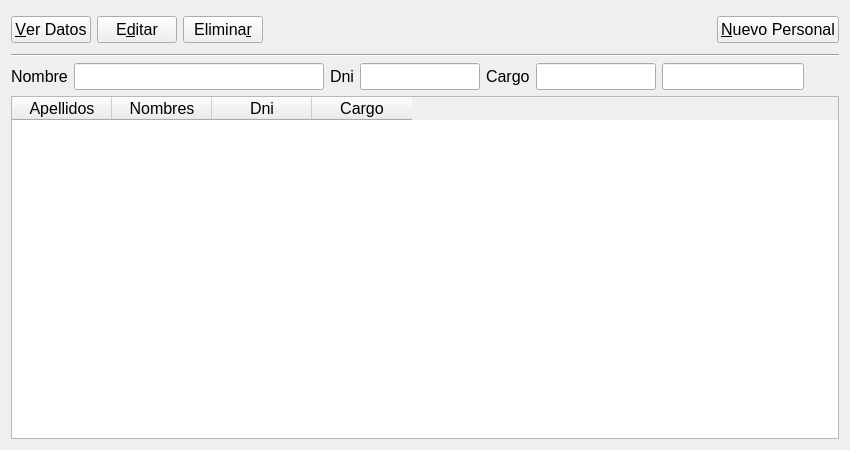
<?xml version="1.0" encoding="UTF-8"?>
<ui version="4.0">
 <class>configuracion_ui</class>
 <widget class="QWidget" name="configuracion_ui">
  <property name="geometry">
   <rect>
    <x>0</x>
    <y>0</y>
    <width>850</width>
    <height>450</height>
   </rect>
  </property>
  <property name="windowTitle">
   <string>Form</string>
  </property>
  <layout class="QGridLayout" name="gridLayout_4">
   <item row="0" column="0">
    <layout class="QGridLayout" name="gridLayout_3">
     <item row="0" column="0">
      <layout class="QGridLayout" name="gridLayout">
       <item row="0" column="0">
        <widget class="QPushButton" name="pushButton_VerDatos">
         <property name="font">
          <font>
           <pointsize>12</pointsize>
          </font>
         </property>
         <property name="text">
          <string>&amp;Ver Datos</string>
         </property>
         <property name="icon">
          <iconset resource="rc.qrc">
           <normaloff>:/new/old-edit-find.png</normaloff>:/new/old-edit-find.png</iconset>
         </property>
         <property name="iconSize">
          <size>
           <width>20</width>
           <height>20</height>
          </size>
         </property>
        </widget>
       </item>
       <item row="0" column="1">
        <widget class="QPushButton" name="pushButton_Editar">
         <property name="font">
          <font>
           <pointsize>12</pointsize>
          </font>
         </property>
         <property name="text">
          <string>E&amp;ditar</string>
         </property>
         <property name="icon">
          <iconset resource="rc.qrc">
           <normaloff>:/new/1329798431_Application.png</normaloff>:/new/1329798431_Application.png</iconset>
         </property>
         <property name="iconSize">
          <size>
           <width>20</width>
           <height>20</height>
          </size>
         </property>
        </widget>
       </item>
       <item row="0" column="2">
        <widget class="QPushButton" name="pushButton_3">
         <property name="font">
          <font>
           <pointsize>12</pointsize>
          </font>
         </property>
         <property name="text">
          <string>Elimina&amp;r</string>
         </property>
         <property name="icon">
          <iconset resource="rc.qrc">
           <normaloff>:/new/Remove-Male-User.png</normaloff>:/new/Remove-Male-User.png</iconset>
         </property>
         <property name="iconSize">
          <size>
           <width>20</width>
           <height>20</height>
          </size>
         </property>
        </widget>
       </item>
       <item row="0" column="3">
        <spacer name="horizontalSpacer">
         <property name="font">
          <font>
           <pointsize>12</pointsize>
          </font>
         </property>
         <property name="orientation">
          <enum>Qt::Horizontal</enum>
         </property>
         <property name="sizeHint" stdset="0">
          <size>
           <width>148</width>
           <height>37</height>
          </size>
         </property>
        </spacer>
       </item>
       <item row="0" column="4">
        <widget class="QPushButton" name="pushButton_newPersonal">
         <property name="sizePolicy">
          <sizepolicy hsizetype="Fixed" vsizetype="Fixed">
           <horstretch>0</horstretch>
           <verstretch>0</verstretch>
          </sizepolicy>
         </property>
         <property name="font">
          <font>
           <pointsize>12</pointsize>
          </font>
         </property>
         <property name="text">
          <string>&amp;Nuevo Personal</string>
         </property>
         <property name="icon">
          <iconset resource="rc.qrc">
           <normaloff>:/new/Add-Male-User.png</normaloff>:/new/Add-Male-User.png</iconset>
         </property>
         <property name="iconSize">
          <size>
           <width>20</width>
           <height>20</height>
          </size>
         </property>
        </widget>
       </item>
      </layout>
     </item>
     <item row="1" column="0">
      <widget class="Line" name="line_2">
       <property name="font">
        <font>
         <pointsize>12</pointsize>
        </font>
       </property>
       <property name="orientation">
        <enum>Qt::Horizontal</enum>
       </property>
      </widget>
     </item>
     <item row="2" column="0">
      <layout class="QGridLayout" name="gridLayout_2">
       <item row="0" column="0">
        <widget class="QLabel" name="label_3">
         <property name="sizePolicy">
          <sizepolicy hsizetype="Fixed" vsizetype="Preferred">
           <horstretch>0</horstretch>
           <verstretch>0</verstretch>
          </sizepolicy>
         </property>
         <property name="font">
          <font>
           <pointsize>12</pointsize>
          </font>
         </property>
         <property name="text">
          <string>Nombre</string>
         </property>
        </widget>
       </item>
       <item row="0" column="1">
        <widget class="QLineEdit" name="lineEdit_Nombre">
         <property name="sizePolicy">
          <sizepolicy hsizetype="Expanding" vsizetype="Fixed">
           <horstretch>0</horstretch>
           <verstretch>0</verstretch>
          </sizepolicy>
         </property>
         <property name="minimumSize">
          <size>
           <width>250</width>
           <height>0</height>
          </size>
         </property>
         <property name="maximumSize">
          <size>
           <width>350</width>
           <height>16777215</height>
          </size>
         </property>
         <property name="font">
          <font>
           <pointsize>12</pointsize>
          </font>
         </property>
         <property name="readOnly">
          <bool>true</bool>
         </property>
        </widget>
       </item>
       <item row="0" column="2">
        <widget class="QLabel" name="label_4">
         <property name="sizePolicy">
          <sizepolicy hsizetype="Fixed" vsizetype="Preferred">
           <horstretch>0</horstretch>
           <verstretch>0</verstretch>
          </sizepolicy>
         </property>
         <property name="font">
          <font>
           <pointsize>12</pointsize>
          </font>
         </property>
         <property name="text">
          <string>Dni</string>
         </property>
         <property name="alignment">
          <set>Qt::AlignLeading|Qt::AlignLeft|Qt::AlignVCenter</set>
         </property>
        </widget>
       </item>
       <item row="0" column="3">
        <widget class="QLineEdit" name="lineEdit_dni_show">
         <property name="sizePolicy">
          <sizepolicy hsizetype="Fixed" vsizetype="Fixed">
           <horstretch>0</horstretch>
           <verstretch>0</verstretch>
          </sizepolicy>
         </property>
         <property name="minimumSize">
          <size>
           <width>120</width>
           <height>0</height>
          </size>
         </property>
         <property name="maximumSize">
          <size>
           <width>120</width>
           <height>16777215</height>
          </size>
         </property>
         <property name="font">
          <font>
           <pointsize>12</pointsize>
          </font>
         </property>
         <property name="readOnly">
          <bool>true</bool>
         </property>
        </widget>
       </item>
       <item row="0" column="4">
        <widget class="QLabel" name="label_5">
         <property name="sizePolicy">
          <sizepolicy hsizetype="Fixed" vsizetype="Preferred">
           <horstretch>0</horstretch>
           <verstretch>0</verstretch>
          </sizepolicy>
         </property>
         <property name="font">
          <font>
           <pointsize>12</pointsize>
          </font>
         </property>
         <property name="text">
          <string>Cargo</string>
         </property>
         <property name="alignment">
          <set>Qt::AlignLeading|Qt::AlignLeft|Qt::AlignVCenter</set>
         </property>
        </widget>
       </item>
       <item row="0" column="5">
        <widget class="QLineEdit" name="lineEdit_Cargo">
         <property name="sizePolicy">
          <sizepolicy hsizetype="Fixed" vsizetype="Fixed">
           <horstretch>0</horstretch>
           <verstretch>0</verstretch>
          </sizepolicy>
         </property>
         <property name="minimumSize">
          <size>
           <width>120</width>
           <height>0</height>
          </size>
         </property>
         <property name="maximumSize">
          <size>
           <width>120</width>
           <height>16777215</height>
          </size>
         </property>
         <property name="font">
          <font>
           <pointsize>12</pointsize>
          </font>
         </property>
         <property name="readOnly">
          <bool>true</bool>
         </property>
        </widget>
       </item>
       <item row="0" column="6">
        <widget class="QLineEdit" name="lineEdit_Dni">
         <property name="sizePolicy">
          <sizepolicy hsizetype="Fixed" vsizetype="Fixed">
           <horstretch>0</horstretch>
           <verstretch>0</verstretch>
          </sizepolicy>
         </property>
         <property name="font">
          <font>
           <pointsize>12</pointsize>
          </font>
         </property>
        </widget>
       </item>
       <item row="0" column="7">
        <spacer name="horizontalSpacer_2">
         <property name="font">
          <font>
           <pointsize>12</pointsize>
          </font>
         </property>
         <property name="orientation">
          <enum>Qt::Horizontal</enum>
         </property>
         <property name="sizeHint" stdset="0">
          <size>
           <width>40</width>
           <height>20</height>
          </size>
         </property>
        </spacer>
       </item>
      </layout>
     </item>
     <item row="3" column="0">
      <widget class="QTableWidget" name="tableWidget_trabajadores">
       <property name="enabled">
        <bool>true</bool>
       </property>
       <property name="font">
        <font>
         <pointsize>12</pointsize>
        </font>
       </property>
       <property name="acceptDrops">
        <bool>false</bool>
       </property>
       <property name="editTriggers">
        <set>QAbstractItemView::DoubleClicked</set>
       </property>
       <property name="dragDropOverwriteMode">
        <bool>false</bool>
       </property>
       <property name="alternatingRowColors">
        <bool>true</bool>
       </property>
       <property name="selectionMode">
        <enum>QAbstractItemView::SingleSelection</enum>
       </property>
       <property name="selectionBehavior">
        <enum>QAbstractItemView::SelectRows</enum>
       </property>
       <property name="showGrid">
        <bool>false</bool>
       </property>
       <property name="gridStyle">
        <enum>Qt::NoPen</enum>
       </property>
       <property name="sortingEnabled">
        <bool>true</bool>
       </property>
       <property name="wordWrap">
        <bool>false</bool>
       </property>
       <property name="cornerButtonEnabled">
        <bool>false</bool>
       </property>
       <attribute name="horizontalHeaderMinimumSectionSize">
        <number>0</number>
       </attribute>
       <column>
        <property name="text">
         <string>Apellidos</string>
        </property>
       </column>
       <column>
        <property name="text">
         <string>Nombres</string>
        </property>
       </column>
       <column>
        <property name="text">
         <string>Dni</string>
        </property>
       </column>
       <column>
        <property name="text">
         <string>Cargo</string>
        </property>
       </column>
      </widget>
     </item>
    </layout>
   </item>
  </layout>
 </widget>
 <resources>
  <include location="rc.qrc"/>
 </resources>
 <connections/>
</ui>
